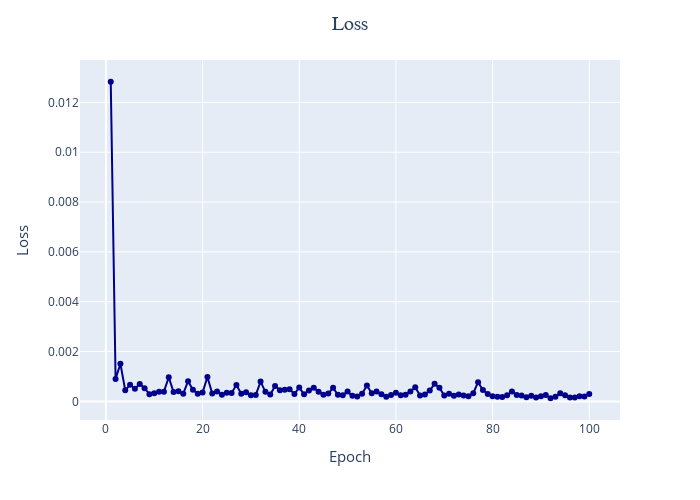

Notebook code for this chart:
### Code cell
# Visualizing the Loss
fig = px.line(df, 
                x = np.arange(1,len(history.history['loss'])+1), 
                y = history.history['loss'], 
                markers = True, 
                height = 500, 
                width = 700)

fig.update_layout(title = dict(
        text = 'Loss',
        font = dict(
            family = 'Arial',
            size = 20
        ),
        x = 0.5
    )
    )

fig.update_traces(line_color = 'darkblue')

fig.update_xaxes(
    title_text = 'Epoch',
    title_font = {'size': 15}
)

fig.update_yaxes(
    title_text = 'Loss',
    title_font = {'size': 15}
)

fig.show()

### Figure 1 — Plotly figure (JSON) as saved in the notebook; plotly's stock layout.template omitted (floating-point values rounded to 4 significant figures)
{"data": [{"hovertemplate": "x=%{x}<br>y=%{y}<extra></extra>", "legendgroup": "", "line": {"color": "darkblue", "dash": "solid"}, "marker": {"symbol": "circle"}, "mode": "lines+markers", "name": "", "orientation": "v", "showlegend": false, "type": "scatter", "x": [1, 2, 3, 4, 5, 6, 7, 8, 9, 10, 11, 12, 13, 14, 15, 16, 17, 18, 19, 20, 21, 22, 23, 24, 25, 26, 27, 28, 29, 30, 31, 32, 33, 34, 35, 36, 37, 38, 39, 40, 41, 42, 43, 44, 45, 46, 47, 48, 49, 50, 51, 52, 53, 54, 55, 56, 57, 58, 59, 60, 61, 62, 63, 64, 65, 66, 67, 68, 69, 70, 71, 72, 73, 74, 75, 76, 77, 78, 79, 80, 81, 82, 83, 84, 85, 86, 87, 88, 89, 90, 91, 92, 93, 94, 95, 96, 97, 98, 99, 100], "xaxis": "x", "y": [0.01283, 0.000898, 0.00151, 0.000442, 0.0006688, 0.0005089, 0.0007016, 0.0005277, 0.0002898, 0.0003246, 0.0003837, 0.0003898, 0.0009704, 0.0003749, 0.0004063, 0.0003084, 0.0008105, 0.0004661, 0.0003094, 0.0003535, 0.0009817, 0.0003149, 0.0003964, 0.0002693, 0.000351, 0.0003345, 0.0006536, 0.0003082, 0.0003692, 0.0002507, 0.0002524, 0.0007938, 0.0003825, 0.0002719, 0.0006146, 0.0004515, 0.0004653, 0.0004856, 0.0003012, 0.0005535, 0.0002814, 0.0004349, 0.0005481, 0.0003862, 0.0002637, 0.0003148, 0.0005433, 0.0002624, 0.0002494, 0.0003919, 0.0002262, 0.0001941, 0.0003021, 0.0006406, 0.0003286, 0.0003966, 0.0002846, 0.0001876, 0.0002599, 0.000345, 0.000246, 0.0002662, 0.0003931, 0.0005644, 0.0002321, 0.0002807, 0.0004341, 0.0007031, 0.0005469, 0.000237, 0.0003095, 0.0002275, 0.0002802, 0.0002344, 0.000204, 0.0003268, 0.0007693, 0.000453, 0.0002962, 0.0002099, 0.0001907, 0.0001765, 0.0002421, 0.0003935, 0.0002516, 0.0002397, 0.0001666, 0.0002278, 0.0001603, 0.0002058, 0.0002526, 0.0001258, 0.0001886, 0.000322, 0.0002458, 0.0001602, 0.0001568, 0.000211, 0.0001979, 0.0002963], "yaxis": "y"}], "layout": {"height": 500, "legend": {"tracegroupgap": 0}, "margin": {"t": 60}, "title": {"font": {"family": "Arial", "size": 20}, "text": "Loss", "x": 0.5}, "width": 700, "xaxis": {"anchor": "y", "domain": [0, 1], "title": {"font": {"size": 15}, "text": "Epoch"}}, "yaxis": {"anchor": "x", "domain": [0, 1], "title": {"font": {"size": 15}, "text": "Loss"}}}}
